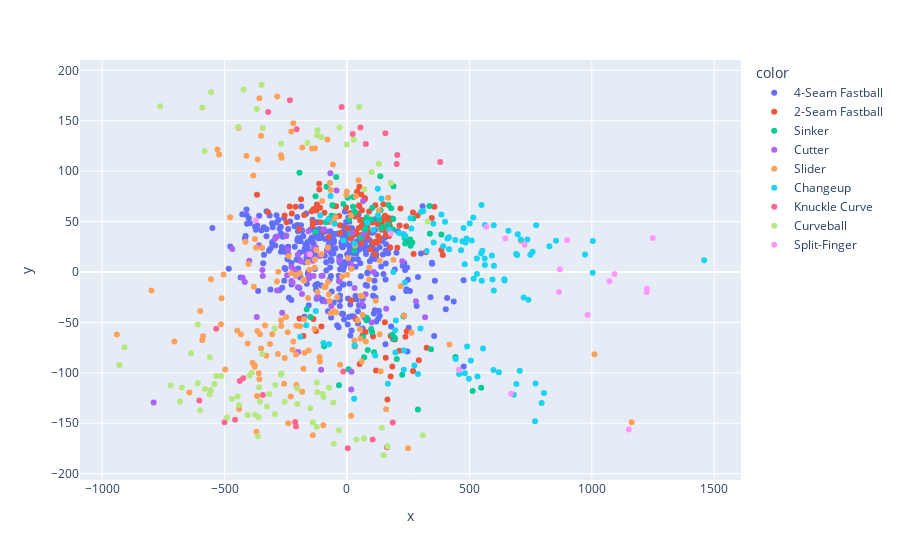

Notebook code cell kept with this figure:
### Code cell
components[:,0]
fig = px.scatter(components, x=components[:,0], y=components[:,1], color = df_pca.pitch_name, hover_name = df_pca.pitch_name)
fig.show()

### Figure 1 — Plotly figure (JSON) as saved in the notebook; plotly's stock layout.template omitted (floating-point values rounded to 4 significant figures; data arrays with more than 128 entries replaced by an {"elided": "..."} marker saying what was removed)
{"data": [{"hovertemplate": "<b>%{hovertext}</b><br><br>color=4-Seam Fastball<br>x=%{x}<br>y=%{y}<extra></extra>", "hovertext": {"elided": "356 str values"}, "legendgroup": "4-Seam Fastball", "marker": {"color": "#636efa", "symbol": "circle"}, "mode": "markers", "name": "4-Seam Fastball", "orientation": "v", "showlegend": true, "type": "scatter", "x": {"elided": "356 float values"}, "xaxis": "x", "y": {"elided": "356 float values"}, "yaxis": "y"}, {"hovertemplate": "<b>%{hovertext}</b><br><br>color=2-Seam Fastball<br>x=%{x}<br>y=%{y}<extra></extra>", "hovertext": {"elided": "131 str values"}, "legendgroup": "2-Seam Fastball", "marker": {"color": "#EF553B", "symbol": "circle"}, "mode": "markers", "name": "2-Seam Fastball", "orientation": "v", "showlegend": true, "type": "scatter", "x": {"elided": "131 float values"}, "xaxis": "x", "y": {"elided": "131 float values"}, "yaxis": "y"}, {"hovertemplate": "<b>%{hovertext}</b><br><br>color=Sinker<br>x=%{x}<br>y=%{y}<extra></extra>", "hovertext": ["Sinker", "Sinker", "Sinker", "Sinker", "Sinker", "Sinker", "Sinker", "Sinker", "Sinker", "Sinker", "Sinker", "Sinker", "Sinker", "Sinker", "Sinker", "Sinker", "Sinker", "Sinker", "Sinker", "Sinker", "Sinker", "Sinker", "Sinker", "Sinker", "Sinker", "Sinker", "Sinker", "Sinker", "Sinker", "Sinker", "Sinker", "Sinker", "Sinker", "Sinker", "Sinker", "Sinker", "Sinker", "Sinker", "Sinker", "Sinker", "Sinker", "Sinker", "Sinker", "Sinker", "Sinker", "Sinker", "Sinker", "Sinker", "Sinker", "Sinker", "Sinker", "Sinker", "Sinker", "Sinker", "Sinker", "Sinker", "Sinker", "Sinker", "Sinker", "Sinker", "Sinker", "Sinker", "Sinker", "Sinker", "Sinker", "Sinker", "Sinker", "Sinker", "Sinker", "Sinker"], "legendgroup": "Sinker", "marker": {"color": "#00cc96", "symbol": "circle"}, "mode": "markers", "name": "Sinker", "orientation": "v", "showlegend": true, "type": "scatter", "x": [203.5, 188.6, 385.5, 237.8, 98.98, -83.55, 102.8, 72.26, 8.819, -50.12, 84.79, 189.1, 101.0, 12.05, 33.3, 185.8, 548.4, 225.6, 132.0, 110.7, -32.37, 289.9, 139.5, 194.7, 259.8, 443.0, -164.3, 270.3, -14.38, 23.14, 76.8, 103.6, -59.52, -128.1, 2.991, 189.9, 258.1, 81.05, -128.1, -194.0, 65.46, 194.6, 24.57, 513.2, 343.2, 79.47, -74.31, -43.95, -63.1, -148.8, 80.58, 169.9, -86.48, 337.0, 230.9, 180.7, 267.0, 338.6, 30.13, 55.9, 6.574, 70.38, 76.47, 144.6, 167.8, 236.1, 136.4, 137.5, 26.06, -93.26], "xaxis": "x", "y": [-86.23, 42.24, 37.18, 28.25, -56.64, 84.43, -59.81, 41.16, 52.07, 55.11, -77.45, 52.59, 52.17, 38.17, 59.78, -62.21, -114.9, -101.8, 51.91, -79.49, -112.4, -136.5, 43.25, -65.21, 25.91, -84.3, -36.92, 53.1, 67.31, 57.27, 50.6, 63.74, 66.27, 75.04, 73.56, 84.96, 32.27, 54.4, 39.81, 98.35, -64.29, -66.11, 64.77, -118.0, -76.74, -47.84, 52.57, 94.25, 55.88, -44.62, -45.46, 66.35, 49.25, 65.47, -44.2, 63.22, 29.36, 38.02, 21.17, 34.09, -96.48, -84.48, 43.51, 44.58, 47.0, 33.43, 94.94, 61.14, 74.46, -73.53], "yaxis": "y"}, {"hovertemplate": "<b>%{hovertext}</b><br><br>color=Cutter<br>x=%{x}<br>y=%{y}<extra></extra>", "hovertext": ["Cutter", "Cutter", "Cutter", "Cutter", "Cutter", "Cutter", "Cutter", "Cutter", "Cutter", "Cutter", "Cutter", "Cutter", "Cutter", "Cutter", "Cutter", "Cutter", "Cutter", "Cutter", "Cutter", "Cutter", "Cutter", "Cutter", "Cutter", "Cutter", "Cutter", "Cutter", "Cutter", "Cutter", "Cutter", "Cutter", "Cutter", "Cutter", "Cutter", "Cutter", "Cutter", "Cutter", "Cutter", "Cutter", "Cutter", "Cutter", "Cutter", "Cutter", "Cutter", "Cutter", "Cutter", "Cutter", "Cutter", "Cutter", "Cutter", "Cutter", "Cutter", "Cutter", "Cutter", "Cutter", "Cutter", "Cutter", "Cutter", "Cutter", "Cutter", "Cutter", "Cutter", "Cutter"], "legendgroup": "Cutter", "marker": {"color": "#ab63fa", "symbol": "circle"}, "mode": "markers", "name": "Cutter", "orientation": "v", "showlegend": true, "type": "scatter", "x": [-99.4, -126.9, 69.17, 101.3, -343.8, -241.2, -183.5, -81.97, -105.5, -426.0, -110.3, 75.82, 21.13, -219.2, 18.53, -157.0, -200.2, -789.4, -135.0, 281.8, -121.6, -163.3, 65.99, -417.2, 225.9, -136.4, -207.6, 16.39, -244.6, -359.1, -31.42, -247.4, -368.1, -88.81, -93.83, -139.7, -226.9, -293.7, -154.6, 17.54, -64.01, -227.1, -187.8, -155.5, 109.2, -42.6, -222.0, -199.8, -284.5, -468.5, -399.0, -200.4, 31.14, 60.29, 319.0, -207.4, 160.2, -285.5, -32.6, -345.5, -67.69, -264.6], "xaxis": "x", "y": [-3.647, 24.23, 37.29, -50.13, -4.013, 22.19, -21.72, 21.61, -96.84, -5.724, 15.74, -22.0, 38.58, 2.979, -99.04, 40.47, -15.21, -129.3, 23.43, -28.92, -24.92, 17.34, 70.39, -9.982, 10.56, -3.909, -3.664, 7.362, -3.181, 26.41, 11.54, 35.78, -44.66, -29.21, 42.35, 11.08, -8.829, 32.87, -6.179, -116.5, -33.61, 5.242, 10.41, -3.646, 0.06042, 80.83, -10.72, -79.37, 35.16, 22.85, 11.03, 17.09, -15.83, -31.52, -44.91, 0.1333, -36.34, -18.27, -9.286, 1.911, 97.86, -40.47], "yaxis": "y"}, {"hovertemplate": "<b>%{hovertext}</b><br><br>color=Slider<br>x=%{x}<br>y=%{y}<extra></extra>", "hovertext": {"elided": "151 str values"}, "legendgroup": "Slider", "marker": {"color": "#FFA15A", "symbol": "circle"}, "mode": "markers", "name": "Slider", "orientation": "v", "showlegend": true, "type": "scatter", "x": {"elided": "151 float values"}, "xaxis": "x", "y": {"elided": "151 float values"}, "yaxis": "y"}, {"hovertemplate": "<b>%{hovertext}</b><br><br>color=Changeup<br>x=%{x}<br>y=%{y}<extra></extra>", "hovertext": ["Changeup", "Changeup", "Changeup", "Changeup", "Changeup", "Changeup", "Changeup", "Changeup", "Changeup", "Changeup", "Changeup", "Changeup", "Changeup", "Changeup", "Changeup", "Changeup", "Changeup", "Changeup", "Changeup", "Changeup", "Changeup", "Changeup", "Changeup", "Changeup", "Changeup", "Changeup", "Changeup", "Changeup", "Changeup", "Changeup", "Changeup", "Changeup", "Changeup", "Changeup", "Changeup", "Changeup", "Changeup", "Changeup", "Changeup", "Changeup", "Changeup", "Changeup", "Changeup", "Changeup", "Changeup", "Changeup", "Changeup", "Changeup", "Changeup", "Changeup", "Changeup", "Changeup", "Changeup", "Changeup", "Changeup", "Changeup", "Changeup", "Changeup", "Changeup", "Changeup", "Changeup", "Changeup", "Changeup", "Changeup", "Changeup", "Changeup", "Changeup", "Changeup", "Changeup", "Changeup", "Changeup", "Changeup", "Changeup", "Changeup", "Changeup", "Changeup", "Changeup", "Changeup", "Changeup", "Changeup", "Changeup", "Changeup", "Changeup", "Changeup", "Changeup", "Changeup", "Changeup", "Changeup", "Changeup", "Changeup", "Changeup", "Changeup", "Changeup", "Changeup", "Changeup", "Changeup", "Changeup", "Changeup", "Changeup", "Changeup", "Changeup", "Changeup", "Changeup", "Changeup", "Changeup", "Changeup", "Changeup", "Changeup"], "legendgroup": "Changeup", "marker": {"color": "#19d3f3", "symbol": "circle"}, "mode": "markers", "name": "Changeup", "orientation": "v", "showlegend": true, "type": "scatter", "x": [171.5, 481.2, 197.1, 547.9, 490.7, 400.4, 232.0, 259.3, 555.7, 410.4, 385.7, 736.9, 484.3, -166.1, -74.3, 515.8, 598.6, 232.4, 197.9, 300.4, 509.5, 740.6, 497.9, 517.4, 681.3, 1004.0, 1003.0, 189.3, 392.9, 127.3, 471.4, 1459.0, 854.0, 642.6, 691.0, 772.7, 972.4, 233.1, 442.4, 325.6, 443.9, 476.1, 199.6, 275.3, 709.9, 289.8, 691.9, 563.4, 549.5, 125.8, 416.9, 599.9, 695.0, -190.9, 311.8, 721.7, 29.16, 562.6, 488.6, 600.3, 212.5, 599.5, 705.6, 620.5, 770.1, 591.8, 302.7, 505.9, 533.1, 167.1, 563.2, 262.8, 83.86, 31.05, 795.0, 758.2, -14.24, -73.07, 458.1, 804.6, 465.9, 354.1, 238.3, 826.6, -50.38, 530.5, 416.5, 530.7, 643.5, -109.1, 115.6, 768.0, 552.9, -127.4, 353.2, 141.2, 594.5, 550.4, 236.7, 697.1, 501.4, 30.57, -66.95, 107.5, 659.2, 749.1, 481.1, -96.07], "xaxis": "x", "y": [42.04, -100.5, -57.76, 18.61, -73.91, 49.77, -97.02, 53.4, -75.83, 33.12, 56.99, 32.11, 29.3, -52.94, 52.27, 54.07, -97.09, 36.64, -79.72, -55.98, 31.3, -27.44, -106.0, -6.664, -121.8, 30.69, -0.7821, -0.01009, 25.55, 56.24, 30.51, 11.68, 30.93, -7.26, 17.79, 46.46, 17.31, -77.82, 31.62, 20.89, -86.28, 43.69, -48.08, -92.76, 32.23, -101.3, -111.1, 46.62, 66.47, 82.6, 22.53, -18.45, 16.78, -64.28, 60.55, -25.3, -125.7, 13.38, 33.2, 6.176, 38.58, 46.3, -97.99, -99.35, -110.5, 16.46, 59.5, -87.81, -103.6, -110.8, 6.846, 43.1, 48.74, -72.84, -130.0, 20.03, 31.33, -71.58, -101.1, -119.9, 21.65, 29.24, 35.72, 25.47, 47.86, 13.43, 34.35, -2.022, -8.396, 55.97, -82.86, -148.0, 21.0, -38.71, 47.85, 72.8, -7.362, -8.694, -10.52, 37.38, 48.15, 27.97, 75.26, 41.73, 40.88, 17.1, 7.762, -70.41], "yaxis": "y"}, {"hovertemplate": "<b>%{hovertext}</b><br><br>color=Knuckle Curve<br>x=%{x}<br>y=%{y}<extra></extra>", "hovertext": ["Knuckle Curve", "Knuckle Curve", "Knuckle Curve", "Knuckle Curve", "Knuckle Curve", "Knuckle Curve", "Knuckle Curve", "Knuckle Curve", "Knuckle Curve", "Knuckle Curve", "Knuckle Curve", "Knuckle Curve", "Knuckle Curve", "Knuckle Curve", "Knuckle Curve", "Knuckle Curve", "Knuckle Curve", "Knuckle Curve", "Knuckle Curve", "Knuckle Curve", "Knuckle Curve", "Knuckle Curve", "Knuckle Curve", "Knuckle Curve", "Knuckle Curve"], "legendgroup": "Knuckle Curve", "marker": {"color": "#FF6692", "symbol": "circle"}, "mode": "markers", "name": "Knuckle Curve", "orientation": "v", "showlegend": true, "type": "scatter", "x": [55.08, -423.5, 203.3, 187.0, 163.6, 3.273, -500.0, -603.0, -321.7, 205.8, -207.8, -15.47, -211.6, 23.64, 104.9, -437.7, -534.0, -343.3, -456.9, -21.94, -205.4, 77.18, 156.9, -232.9, 380.7], "xaxis": "x", "y": [143.3, -105.3, 107.1, -149.3, -173.8, -174.9, -148.9, -127.3, 158.6, 116.0, -153.2, -98.59, -148.8, 136.7, -166.2, -108.1, -56.29, -121.9, -146.5, 163.5, 141.5, 126.8, 137.7, 170.3, 109.1], "yaxis": "y"}, {"hovertemplate": "<b>%{hovertext}</b><br><br>color=Curveball<br>x=%{x}<br>y=%{y}<extra></extra>", "hovertext": ["Curveball", "Curveball", "Curveball", "Curveball", "Curveball", "Curveball", "Curveball", "Curveball", "Curveball", "Curveball", "Curveball", "Curveball", "Curveball", "Curveball", "Curveball", "Curveball", "Curveball", "Curveball", "Curveball", "Curveball", "Curveball", "Curveball", "Curveball", "Curveball", "Curveball", "Curveball", "Curveball", "Curveball", "Curveball", "Curveball", "Curveball", "Curveball", "Curveball", "Curveball", "Curveball", "Curveball", "Curveball", "Curveball", "Curveball", "Curveball", "Curveball", "Curveball", "Curveball", "Curveball", "Curveball", "Curveball", "Curveball", "Curveball", "Curveball", "Curveball", "Curveball", "Curveball", "Curveball", "Curveball", "Curveball", "Curveball", "Curveball", "Curveball", "Curveball", "Curveball", "Curveball", "Curveball", "Curveball", "Curveball", "Curveball", "Curveball", "Curveball", "Curveball", "Curveball", "Curveball", "Curveball", "Curveball", "Curveball", "Curveball", "Curveball", "Curveball", "Curveball", "Curveball", "Curveball"], "legendgroup": "Curveball", "marker": {"color": "#B6E880", "symbol": "circle"}, "mode": "markers", "name": "Curveball", "orientation": "v", "showlegend": true, "type": "scatter", "x": [-360.4, -123.2, -513.5, -0.9056, -389.1, -317.2, -608.9, -581.3, -397.3, -139.5, -443.6, -30.05, -270.0, -560.6, -343.6, 68.97, -636.4, -559.5, 179.2, -294.3, 166.7, -295.5, -202.6, -590.8, -103.7, -254.5, 130.2, -599.6, 70.68, 329.3, -579.3, -355.7, -348.2, -326.9, -119.8, -55.24, -202.7, -368.6, -122.6, -908.5, -358.9, 27.36, -441.0, -98.82, -269.3, -469.6, -161.0, -556.4, -149.7, 142.6, 309.5, 100.7, -73.4, 38.88, -763.0, -32.72, -292.7, -541.0, -53.5, -554.9, -674.4, 50.18, 149.2, -363.6, -120.4, -720.4, -609.0, -489.8, -123.7, -267.0, -405.5, -929.6, -94.98, -446.5, -533.5, -346.1, -422.5, -682.2, -375.4], "xaxis": "x", "y": [-143.7, -109.6, -103.1, 126.5, -99.95, -121.0, -52.15, 119.9, -102.7, -149.3, 144.1, 143.3, -101.8, -121.4, 142.8, -165.1, -80.65, -84.45, 88.16, -140.8, -172.9, -56.13, -130.9, 163.2, 133.6, -128.7, 107.2, -137.1, 82.04, 50.11, -116.1, -128.5, 185.7, -133.3, -119.3, -129.4, -115.5, 161.6, 135.7, -74.69, -114.3, 131.2, -132.0, -120.9, 127.3, -126.1, 128.2, -116.9, -135.2, -154.4, -161.9, 98.81, -114.5, -166.1, 164.4, -156.9, -112.0, -111.0, -170.4, 178.2, -114.5, 163.7, -181.7, -163.0, 140.6, -112.5, -110.4, -144.4, -153.6, -100.5, -141.9, -92.25, -124.0, -123.5, -103.1, -81.26, 181.0, -128.5, -141.5], "yaxis": "y"}, {"hovertemplate": "<b>%{hovertext}</b><br><br>color=Split-Finger<br>x=%{x}<br>y=%{y}<extra></extra>", "hovertext": ["Split-Finger", "Split-Finger", "Split-Finger", "Split-Finger", "Split-Finger", "Split-Finger", "Split-Finger", "Split-Finger", "Split-Finger", "Split-Finger", "Split-Finger", "Split-Finger", "Split-Finger", "Split-Finger", "Split-Finger", "Split-Finger", "Split-Finger", "Split-Finger"], "legendgroup": "Split-Finger", "marker": {"color": "#FF97FF", "symbol": "circle"}, "mode": "markers", "name": "Split-Finger", "orientation": "v", "showlegend": true, "type": "scatter", "x": [457.3, -371.7, 179.4, 670.3, 569.3, 1249.0, 899.1, -151.3, 1072.0, 983.1, 1093.0, 869.5, 1224.0, 725.5, 646.8, 1151.0, 866.2, 1225.0], "xaxis": "x", "y": [-97.02, 51.4, 38.14, -120.8, 44.8, 33.8, 31.51, 17.55, -9.22, -42.56, -1.888, 2.645, -19.95, 26.92, 33.26, -156.3, -19.97, -16.55], "yaxis": "y"}], "layout": {"legend": {"title": {"text": "color"}, "tracegroupgap": 0}, "margin": {"t": 60}, "xaxis": {"anchor": "y", "domain": [0, 1], "title": {"text": "x"}}, "yaxis": {"anchor": "x", "domain": [0, 1], "title": {"text": "y"}}}}
